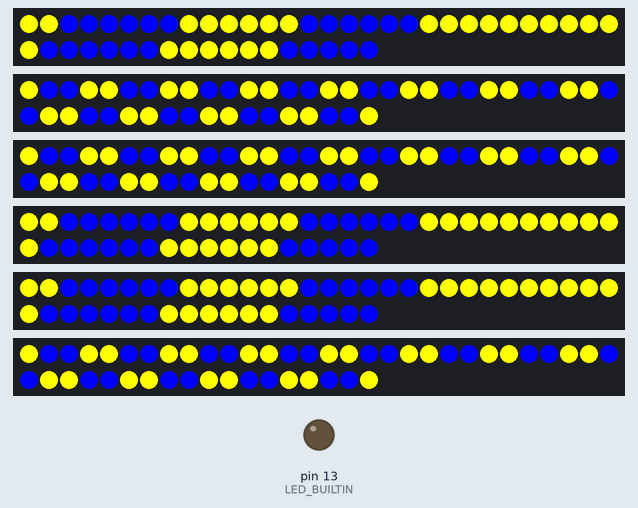
Simulated run of this sketch. Board: Arduino Uno, built with avr-gcc and run on an emulated ATmega328P. On the bench: 6 × 48 RGB LEDs in strip order, left to right, continuing on the next row, output pins drawn as LEDs (lit = HIGH).

Above: at 2.61 s.
At 3.71 s:
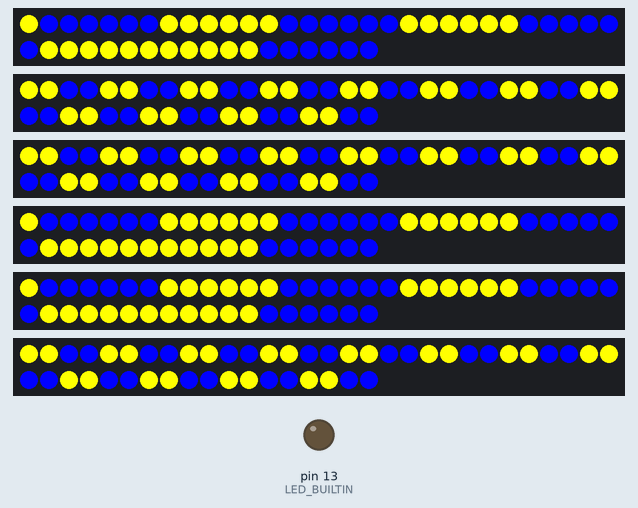
At 11.91 s:
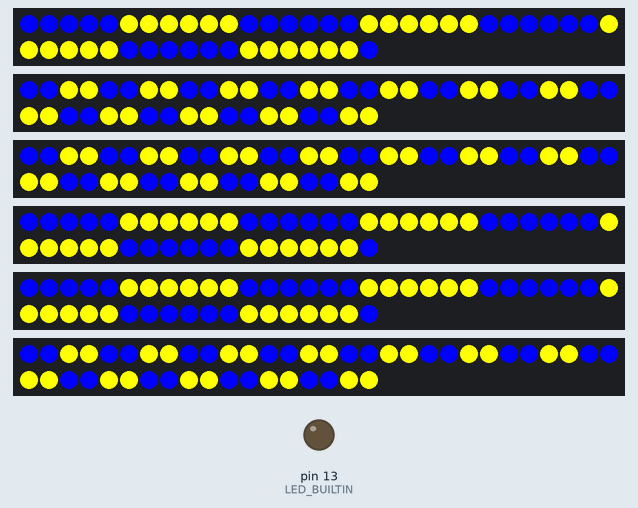
At 18.61 s:
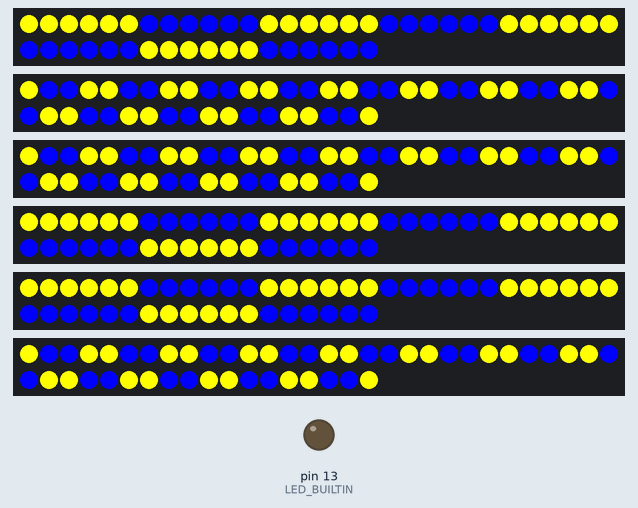
At 25.31 s:
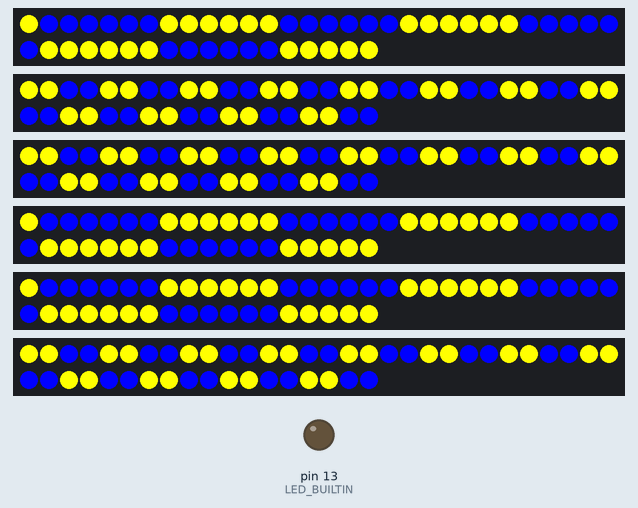
At 34.61 s:
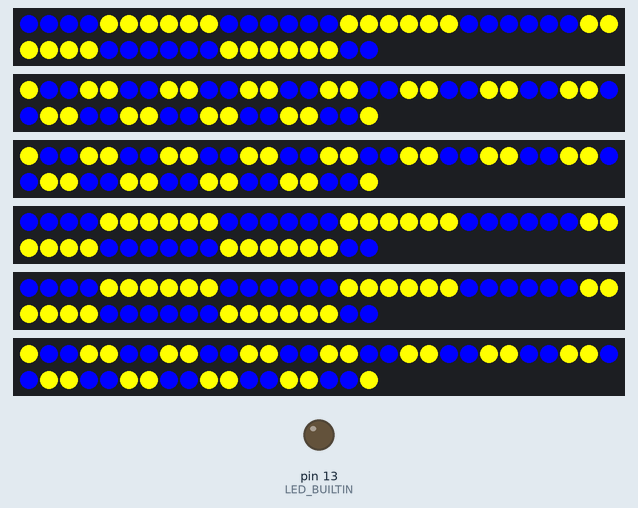

The sketch:

src.ino
```cpp
// Look up i2c available function

//  LIGHTS ARE 48 LONG

#include "src.h"

//#define TEST_MODE_ENABLED

#ifdef TEST_MODE_ENABLED

#define COM Serial
#define SETUP begin(9600)
#define COM_READ COM.parseInt()

#else

#include <Wire.h>
#define COM Wire
#define SETUP begin(8)
#define COM_READ COM.read()

#endif

Pattern patterns[numarrays];

Adafruit_DotStar strip1 = Adafruit_DotStar(NUMPIXELS, DATAPIN1, CLOCKPIN1, DOTSTAR_BGR);
Adafruit_DotStar strip2 = Adafruit_DotStar(NUMPIXELS, DATAPIN2, CLOCKPIN2, DOTSTAR_BGR);
Adafruit_DotStar strip3 = Adafruit_DotStar(NUMPIXELS, DATAPIN3, CLOCKPIN3, DOTSTAR_BGR);
Adafruit_DotStar strip4 = Adafruit_DotStar(NUMPIXELS, DATAPIN4, CLOCKPIN4, DOTSTAR_BGR);
Adafruit_DotStar strip5 = Adafruit_DotStar(NUMPIXELS, DATAPIN5, CLOCKPIN5, DOTSTAR_BGR);
Adafruit_DotStar strip6 = Adafruit_DotStar(NUMPIXELS, DATAPIN6, CLOCKPIN6, DOTSTAR_BGR);

void setup() {
  strip1.begin();
  strip1.show();
  strip2.begin();
  strip2.show();
  strip3.begin();
  strip3.show();
  strip4.begin();
  strip4.show();
  strip5.begin();
  strip5.show();
  strip6.begin();
  strip6.show();

  pinMode(LED_BUILTIN, OUTPUT);

  COM.SETUP;

  Serial.begin(9600);

  patterns[0].setStrip(&strip1);
  patterns[1].setStrip(&strip2);
  patterns[2].setStrip(&strip3);
  patterns[3].setStrip(&strip4);
  patterns[4].setStrip(&strip5);
  patterns[5].setStrip(&strip6);

  patterns[0].setLocation(0, NUMPIXELS);
  patterns[0].aze(6, false);
  patterns[1].setLocation(0, NUMPIXELS);
  patterns[1].aze(2, true);
  patterns[2].setLocation(0, NUMPIXELS);
  patterns[2].aze(2, true);
  patterns[3].setLocation(0, NUMPIXELS);
  patterns[3].aze(6, false);
  patterns[4].setLocation(0, NUMPIXELS);
  patterns[4].aze(6, false);
  patterns[5].setLocation(0, NUMPIXELS);
  patterns[5].aze(2, true);
}

void loop() {
  for (int i = 0; i < numarrays; i++) {
    patterns[i].setPixels();
  }
  strip1.show();
  strip2.show();
  strip3.show();
  strip4.show();
  strip5.show();
  strip6.show();
  while (COM.available() > 0) {
    Serial.println("I2C Avail.");
    int code = COM_READ;
    switch (code) {
      case 8:
      patterns[0].setLocation(0, NUMPIXELS);
      patterns[0].scroll(0xff0000, 0x000000, NUMPIXELS, false);
      patterns[1].setLocation(0, NUMPIXELS);
      patterns[1].scroll(0xff0000, 0x000000, 10, false);
      patterns[2].setLocation(0, NUMPIXELS);
      patterns[2].scroll(0xff0000, 0x000000, 10, true);
      patterns[3].setLocation(0, NUMPIXELS);
      patterns[3].scroll(0xff0000, 0x000000, NUMPIXELS, false);
      patterns[4].setLocation(0, NUMPIXELS);
      patterns[4].scroll(0xff0000, 0x000000, 2, false);
      patterns[5].setLocation(0, NUMPIXELS);
      patterns[5].scroll(0xff0000, 0x000000, 2, true);
      break;
      case 7:
      patterns[0].setLocation(0, NUMPIXELS);
      patterns[0].flash(0xff00ff, 0xff8000, 100);
      patterns[1].setLocation(0, NUMPIXELS);
      patterns[1].flash(0xff00ff, 0xff8000, 100);
      patterns[2].setLocation(0, NUMPIXELS);
      patterns[2].flash(0xff00ff, 0xff8000, 100);
      patterns[3].setLocation(0, NUMPIXELS);
      patterns[3].flash(0xff00ff, 0xff8000, 100);
      patterns[4].setLocation(0, NUMPIXELS);
      patterns[4].scroll(0xff00ff, 0xff8000, 12, true);
      patterns[5].setLocation(0, NUMPIXELS);
      patterns[5].scroll(0xff00ff, 0xff8000, 12, true);
      break;
      case 6:
      patterns[0].setLocation(0, NUMPIXELS);
      patterns[0].flash(0xffff00, 0xff0000, 100);
      patterns[1].setLocation(0, NUMPIXELS);
      patterns[1].flash(0xffff00, 0xff0000, 100);
      patterns[2].setLocation(0, NUMPIXELS);
      patterns[2].flash(0xffff00, 0xff0000, 100);
      patterns[3].setLocation(0, NUMPIXELS);
      patterns[3].flash(0xffff00, 0xff0000, 100);
      patterns[4].setLocation(0, NUMPIXELS);
      patterns[4].scroll(0xffff00, 0xff0000, 12, false);
      patterns[5].setLocation(0, NUMPIXELS);
      patterns[5].scroll(0xffff00, 0xff0000, 12, false);
      break;
      case 5:
      patterns[0].setLocation(0, NUMPIXELS);
      patterns[0].flash(0xffff00, 0xff8000, 100);
      patterns[1].setLocation(0, NUMPIXELS);
      patterns[1].flash(0xffff00, 0xff8000, 100);
      patterns[2].setLocation(0, NUMPIXELS);
      patterns[2].flash(0xffff00, 0xff8000, 100);
      patterns[3].setLocation(0, NUMPIXELS);
      patterns[3].flash(0xffff00, 0xff8000, 100);
      patterns[4].setLocation(0, NUMPIXELS);
      patterns[4].scroll(0xffff00, 0xff8000, 12, false);
      patterns[5].setLocation(0, NUMPIXELS);
      patterns[5].scroll(0xffff00, 0xff8000, 12, false);
      break;
      case 4:
      patterns[0].setLocation(0, NUMPIXELS);
      patterns[0].flash(0xffff00, 0x00ff00, 100);
      patterns[1].setLocation(0, NUMPIXELS);
      patterns[1].flash(0xffff00, 0x00ff00, 100);
      patterns[2].setLocation(0, NUMPIXELS);
      patterns[2].flash(0xffff00, 0x00ff00, 100);
      patterns[3].setLocation(0, NUMPIXELS);
      patterns[3].flash(0xffff00, 0x00ff00, 100);
      patterns[4].setLocation(0, NUMPIXELS);
      patterns[4].scroll(0xffff00, 0x00ff00, 12, false);
      patterns[5].setLocation(0, NUMPIXELS);
      patterns[5].scroll(0xffff00, 0x00ff00, 12, false);
      break;
      case 3:
      patterns[0].setLocation(0, NUMPIXELS);
      patterns[0].flash(0xffff00, 0x000000, 100);
      patterns[1].setLocation(0, NUMPIXELS);
      patterns[1].flash(0xffff00, 0x000000, 100);
      patterns[2].setLocation(0, NUMPIXELS);
      patterns[2].flash(0xffff00, 0x000000, 100);
      patterns[3].setLocation(0, NUMPIXELS);
      patterns[3].flash(0xffff00, 0x000000, 100);
      patterns[4].setLocation(0, NUMPIXELS);
      patterns[4].scroll(0xffff00, 0x000000, NUMPIXELS, false);
      patterns[5].setLocation(0, NUMPIXELS);
      patterns[5].scroll(0xffff00, 0x000000, NUMPIXELS, false);
      break;
      case 2:
      patterns[0].setLocation(0, NUMPIXELS);
      patterns[0].scroll(0x0000ff, 0x000000, NUMPIXELS, false);
      patterns[1].setLocation(0, NUMPIXELS);
      patterns[1].scroll(0x0000ff, 0x000000, 10, false);
      patterns[2].setLocation(0, NUMPIXELS);
      patterns[2].scroll(0x0000ff, 0x000000, 10, true);
      patterns[3].setLocation(0, NUMPIXELS);
      patterns[3].scroll(0x0000ff, 0x000000, NUMPIXELS, false);
      patterns[4].setLocation(0, NUMPIXELS);
      patterns[4].scroll(0x0000ff, 0x000000, 2, false);
      patterns[5].setLocation(0, NUMPIXELS);
      patterns[5].scroll(0x0000ff, 0x000000, 2, true);
      break;
      case 1:
      patterns[0].setLocation(0, NUMPIXELS);
      patterns[0].aze(6, false);
      patterns[1].setLocation(0, NUMPIXELS);
      patterns[1].aze(6, true);
      patterns[2].setLocation(0, NUMPIXELS);
      patterns[2].aze(6, true);
      patterns[3].setLocation(0, NUMPIXELS);
      patterns[3].aze(6, false);
      patterns[4].setLocation(0, NUMPIXELS);
      patterns[4].aze(2, false);
      patterns[5].setLocation(0, NUMPIXELS);
      patterns[5].aze(2, true);
      break;
      default:
      patterns[0].setLocation(0, NUMPIXELS);
      patterns[0].aze(6, false);
      patterns[1].setLocation(0, NUMPIXELS);
      patterns[1].aze(6, true);
      patterns[2].setLocation(0, NUMPIXELS);
      patterns[2].aze(6, true);
      patterns[3].setLocation(0, NUMPIXELS);
      patterns[3].aze(6, false);
      patterns[4].setLocation(0, NUMPIXELS);
      patterns[4].aze(2, false);
      patterns[5].setLocation(0, NUMPIXELS);
      patterns[5].aze(2, true);
      break;
    }
    digitalWrite(LED_BUILTIN, !digitalRead(LED_BUILTIN));
  }
}
```

Pattern.cpp
```cpp
#include <Arduino.h>
#include <Adafruit_DotStar.h>
#include <SPI.h>
#include "Pattern.h"

Pattern::Pattern() {
  patternID = pBLACK;
  start = 0;
  last = 0;
  strip = NULL;
}

void Pattern::Test(){
  while(1);
}

void Pattern::setStrip(void* newstrip){
  strip = (Adafruit_DotStar*)newstrip;
}
void Pattern::setPixels() {
  switch (patternID) {
    case pTwoColorFlash:
    for (int led = start; led < last; led++) {
      strip->setPixelColor(led, (millis() % (patternSpeed * 2)) > patternSpeed ? color1 : color2);
    }
    break;

    case pTwoColorScroll:
    for (int led = start; led < last; led++) {
      long tempDividend = long((led + long(millis() / 100) * (comeIn ? 1 : -1)) / segmentLength);
      strip->setPixelColor(led, (tempDividend * (tempDividend < 0 ? -1 : 1)) % 2 == 1 ? color1 : color2);
    }
    break;

    case pAZE:
    for (int led = start; led < last; led++) {
      long tempDividend = long((led + long(millis() / 100) * (comeIn ? 1 : -1)) / segmentLength);
      strip->setPixelColor(led, (tempDividend * (tempDividend < 0 ? -1 : 1)) % 2 == 1 ? 0x0000ff : 0xffff00);
    }
    break;

    default:
    for (int led = start; led < last; led++) {
      strip->setPixelColor(led, 0);
    }
    break;
  }
}

void Pattern::setLocation(int newStart, int newLast) {
  start = newStart;
  last = newLast;
}

void Pattern::goBlack() {
  patternID = pBLACK;
}

void Pattern::aze(int newSegmentLength, bool newComeIn) {
  segmentLength = newSegmentLength;
  comeIn = newComeIn;
  patternID = pAZE;
}

void Pattern::scroll(uint32_t newColor1, uint32_t newColor2, int newSegmentLength, bool newComeIn) {
  color1 = newColor1;
  color2 = newColor2;
  segmentLength = newSegmentLength;
  comeIn = newComeIn;
  patternID = pTwoColorScroll;
}

void Pattern::flash(uint32_t newColor1, uint32_t newColor2, int newPatternSpeed) {
  color1 = newColor1;
  color2 = newColor2;
  patternSpeed = newPatternSpeed;
  patternID = pTwoColorFlash;
}
```

Pattern.h
```cpp
#ifndef PATTERN_H
#define PATTERN_H

#include <Arduino.h>
#include <Adafruit_DotStar.h>
#include <SPI.h>

////// COLORS //////

#define cRED     0x660000
#define cGREEN   0x006600
#define cBLUE    0x000066
#define cYELLOW  0x666600
#define cMAGENTA 0x660066
#define cCYAN    0x006666
#define cWHITE   0x666666
#define cOFF     0x000000

// PATTERN CONSTANTS //

#define pBLACK 0
#define pAZE 1
#define pTwoColorScroll 2
#define pTwoColorFlash 3


class Pattern {
  //////////////
  //PROPERTIES//
  //////////////
  private:
    // Properies for ALL functions
    int patternID, start, last;

    Adafruit_DotStar *strip;

    // Basic property for any timed functions
    int patternSpeed;

    // Basic properties of scrolling functions
    int segmentLength, comeIn;

    // Properties of customizeable color funtions
    uint32_t color1, color2;

  public:

    Pattern();

    void Test();

    void setStrip(void*);

    ////////////////////
    //PROPERTY SETTERS//
    ////////////////////

    //Way to set pattern location
    void setLocation(int, int);

    // Function to execute pattern code
    void setPixels();

    //////////////////////
    //PATTERN ID SETTERS//
    //////////////////////

    // Function to clear functionallity
    void goBlack();

    // Function to display AZE colors
    void aze(int, bool);

    // Functions with customizable color scroling
    void scroll(uint32_t, uint32_t, int, bool);

    // Flash pattern
    void flash(uint32_t, uint32_t, int);

};

#endif
```

src.h
```cpp
#ifndef SRC_H
#define SRC_H

//// DOTSTAR CONFIGS ////

#define NUMPIXELS 48

#define DATAPIN1 32
#define CLOCKPIN1 35

#define DATAPIN2 33
#define CLOCKPIN2 30

#define DATAPIN3 37
#define CLOCKPIN3 34

#define DATAPIN4 36
#define CLOCKPIN4 39

#define DATAPIN5 25
#define CLOCKPIN5 24

#define DATAPIN6 26
#define CLOCKPIN6 27

// INTERNAL INCLUDES //
#include <Adafruit_DotStar.h>
#include <SPI.h>
#include "Pattern.h"

// CONFIGURATION DEFINES //
#define numarrays 6


#endif
```
